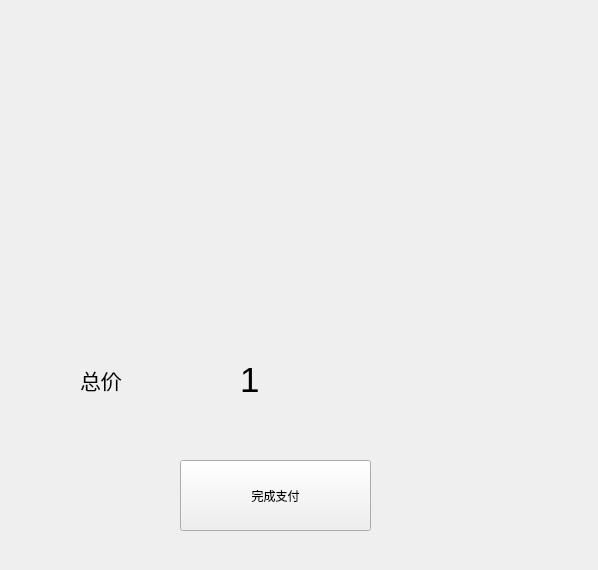
<?xml version="1.0" encoding="UTF-8"?>
<ui version="4.0">
 <class>pay</class>
 <widget class="QWidget" name="pay">
  <property name="geometry">
   <rect>
    <x>0</x>
    <y>0</y>
    <width>598</width>
    <height>570</height>
   </rect>
  </property>
  <property name="windowTitle">
   <string>Form</string>
  </property>
  <widget class="QWidget" name="widget" native="true">
   <property name="geometry">
    <rect>
     <x>10</x>
     <y>60</y>
     <width>621</width>
     <height>551</height>
    </rect>
   </property>
   <widget class="QLabel" name="label">
    <property name="geometry">
     <rect>
      <x>190</x>
      <y>50</y>
      <width>161</width>
      <height>161</height>
     </rect>
    </property>
    <property name="styleSheet">
     <string notr="true">border-image: url(:/R-C.jpg);</string>
    </property>
    <property name="text">
     <string/>
    </property>
   </widget>
   <widget class="QPushButton" name="pushButton">
    <property name="geometry">
     <rect>
      <x>170</x>
      <y>400</y>
      <width>191</width>
      <height>71</height>
     </rect>
    </property>
    <property name="text">
     <string>完成支付</string>
    </property>
   </widget>
   <widget class="QLabel" name="label_2">
    <property name="geometry">
     <rect>
      <x>70</x>
      <y>290</y>
      <width>251</width>
      <height>61</height>
     </rect>
    </property>
    <property name="text">
     <string>&lt;html&gt;&lt;head/&gt;&lt;body&gt;&lt;p&gt;&lt;span style=&quot; font-size:16pt;&quot;&gt;总价&lt;/span&gt;&lt;/p&gt;&lt;/body&gt;&lt;/html&gt;</string>
    </property>
   </widget>
  </widget>
  <widget class="QLabel" name="total">
   <property name="geometry">
    <rect>
     <x>240</x>
     <y>350</y>
     <width>311</width>
     <height>61</height>
    </rect>
   </property>
   <property name="text">
    <string>&lt;html&gt;&lt;head/&gt;&lt;body&gt;&lt;p&gt;&lt;span style=&quot; font-size:26pt;&quot;&gt;1&lt;/span&gt;&lt;/p&gt;&lt;/body&gt;&lt;/html&gt;</string>
   </property>
  </widget>
 </widget>
 <resources/>
 <connections/>
</ui>
